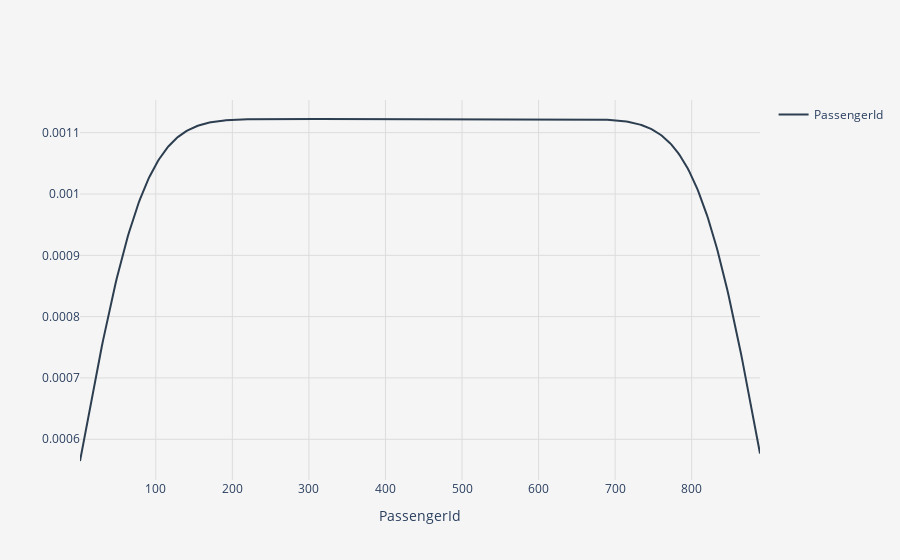
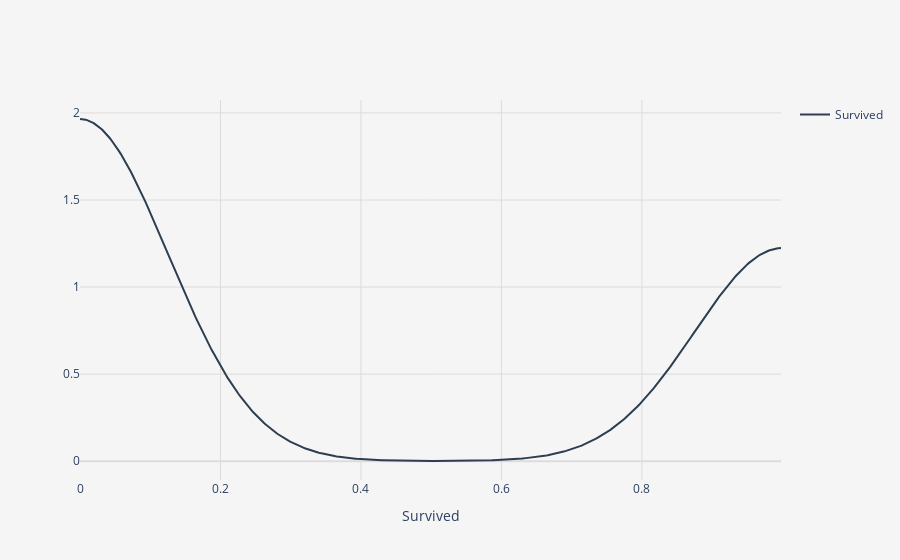
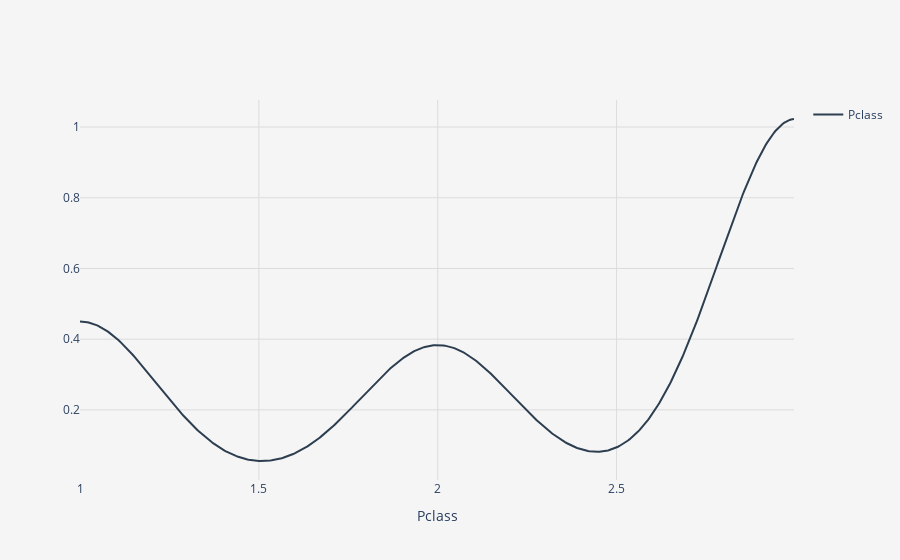
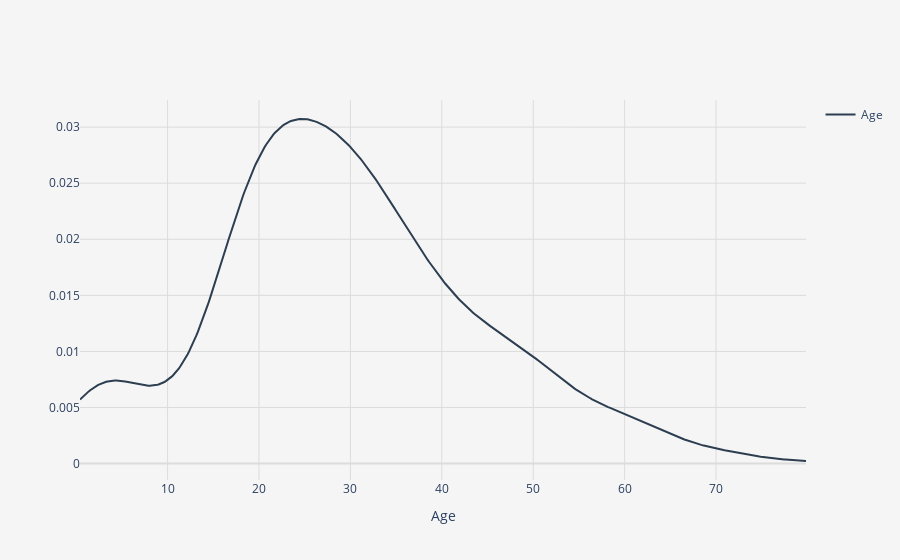

Notebook code for these charts, in order:
### Code cell
for i in tmp['dist_num']: 
    i.show()

### Figure 1 — Plotly figure (JSON) as saved in the notebook; plotly's stock layout.template omitted (floating-point values rounded to 4 significant figures; data arrays with more than 128 entries replaced by an {"elided": "..."} marker saying what was removed)
{"data": [{"legendgroup": "PassengerId", "marker": {"color": "#2C3E50"}, "mode": "lines", "name": "PassengerId", "showlegend": true, "type": "scatter", "x": {"elided": "500 float values"}, "xaxis": "x", "y": {"elided": "500 float values"}, "yaxis": "y"}], "layout": {"barmode": "overlay", "hovermode": "closest", "legend": {"traceorder": "reversed"}, "paper_bgcolor": "#F5F5F5", "plot_bgcolor": "#F5F5F5", "xaxis": {"anchor": "y2", "domain": [0, 1], "gridcolor": "#DCDCDC", "title": {"text": "PassengerId"}, "zeroline": false}, "yaxis": {"anchor": "free", "domain": [0, 1], "gridcolor": "#DCDCDC", "position": 0, "title": {"text": ""}, "zerolinecolor": "#DCDCDC"}}}

### Figure 2 — Plotly figure (JSON) as saved in the notebook; plotly's stock layout.template omitted (floating-point values rounded to 4 significant figures; data arrays with more than 128 entries replaced by an {"elided": "..."} marker saying what was removed)
{"data": [{"legendgroup": "Survived", "marker": {"color": "#2C3E50"}, "mode": "lines", "name": "Survived", "showlegend": true, "type": "scatter", "x": {"elided": "500 float values"}, "xaxis": "x", "y": {"elided": "500 float values"}, "yaxis": "y"}], "layout": {"barmode": "overlay", "hovermode": "closest", "legend": {"traceorder": "reversed"}, "paper_bgcolor": "#F5F5F5", "plot_bgcolor": "#F5F5F5", "xaxis": {"anchor": "y2", "domain": [0, 1], "gridcolor": "#DCDCDC", "title": {"text": "Survived"}, "zeroline": false}, "yaxis": {"anchor": "free", "domain": [0, 1], "gridcolor": "#DCDCDC", "position": 0, "title": {"text": ""}, "zerolinecolor": "#DCDCDC"}}}

### Figure 3 — Plotly figure (JSON) as saved in the notebook; plotly's stock layout.template omitted (floating-point values rounded to 4 significant figures; data arrays with more than 128 entries replaced by an {"elided": "..."} marker saying what was removed)
{"data": [{"legendgroup": "Pclass", "marker": {"color": "#2C3E50"}, "mode": "lines", "name": "Pclass", "showlegend": true, "type": "scatter", "x": {"elided": "500 float values"}, "xaxis": "x", "y": {"elided": "500 float values"}, "yaxis": "y"}], "layout": {"barmode": "overlay", "hovermode": "closest", "legend": {"traceorder": "reversed"}, "paper_bgcolor": "#F5F5F5", "plot_bgcolor": "#F5F5F5", "xaxis": {"anchor": "y2", "domain": [0, 1], "gridcolor": "#DCDCDC", "title": {"text": "Pclass"}, "zeroline": false}, "yaxis": {"anchor": "free", "domain": [0, 1], "gridcolor": "#DCDCDC", "position": 0, "title": {"text": ""}, "zerolinecolor": "#DCDCDC"}}}

### Figure 4 — Plotly figure (JSON) as saved in the notebook; plotly's stock layout.template omitted (floating-point values rounded to 4 significant figures; data arrays with more than 128 entries replaced by an {"elided": "..."} marker saying what was removed)
{"data": [{"legendgroup": "Age", "marker": {"color": "#2C3E50"}, "mode": "lines", "name": "Age", "showlegend": true, "type": "scatter", "x": {"elided": "500 float values"}, "xaxis": "x", "y": {"elided": "500 float values"}, "yaxis": "y"}], "layout": {"barmode": "overlay", "hovermode": "closest", "legend": {"traceorder": "reversed"}, "paper_bgcolor": "#F5F5F5", "plot_bgcolor": "#F5F5F5", "xaxis": {"anchor": "y2", "domain": [0, 1], "gridcolor": "#DCDCDC", "title": {"text": "Age"}, "zeroline": false}, "yaxis": {"anchor": "free", "domain": [0, 1], "gridcolor": "#DCDCDC", "position": 0, "title": {"text": ""}, "zerolinecolor": "#DCDCDC"}}}
